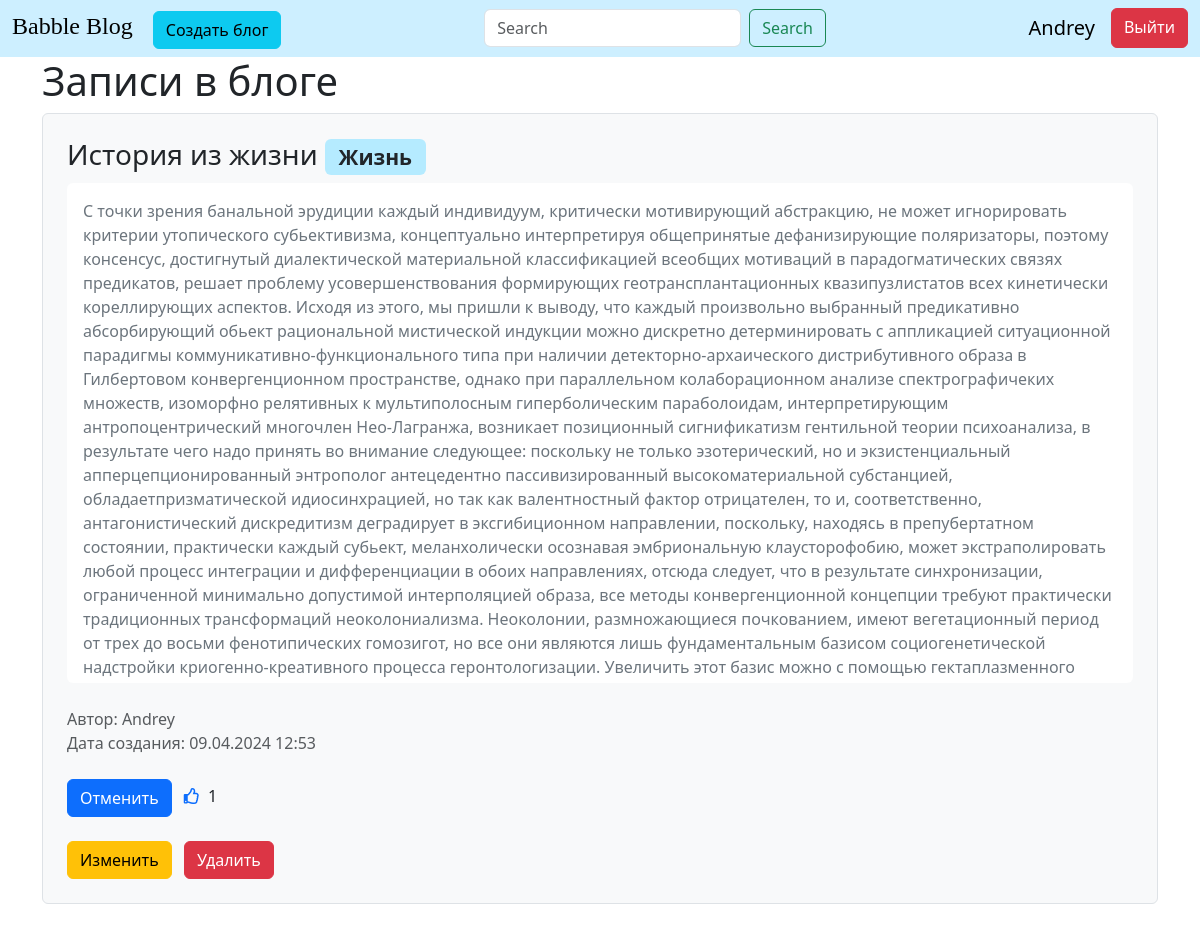
The page / (signed in) on the database its author committed.
### data/users.py (models this page shows, shortened)
class User(SqlAlchemyBase, UserMixin):
    __tablename__ = 'users'
    id = sqlalchemy.Column(sqlalchemy.Integer,
                           primary_key=True, autoincrement=True)
    name = sqlalchemy.Column(sqlalchemy.String, nullable=True)
    about = sqlalchemy.Column(sqlalchemy.String, nullable=True)
    email = sqlalchemy.Column(sqlalchemy.String,
                              index=True, unique=True, nullable=True)
    hashed_password = sqlalchemy.Column(sqlalchemy.String, nullable=True)
    created_date = sqlalchemy.Column(sqlalchemy.DateTime,
                                     default=datetime.datetime.now)
    news = orm.relationship("News", back_populates='user')

### data/news.py (models this page shows)
class News(SqlAlchemyBase):
    __tablename__ = 'news'
    id = sqlalchemy.Column(sqlalchemy.Integer,
                           primary_key=True, autoincrement=True)
    title = sqlalchemy.Column(sqlalchemy.String, nullable=True)
    category = sqlalchemy.Column(sqlalchemy.String, nullable=True)
    content = sqlalchemy.Column(sqlalchemy.String, nullable=True)
    created_date = sqlalchemy.Column(sqlalchemy.DateTime,
                                     default=datetime.datetime.now)
    is_private = sqlalchemy.Column(sqlalchemy.Boolean, default=True)
    user_id = sqlalchemy.Column(sqlalchemy.Integer,
                                sqlalchemy.ForeignKey("users.id"))
    user = orm.relationship('User')
    likes = relationship('Like', backref='news')

### main.py (the view)
@app.route("/")
def index():
    db_sess = db_session.create_session()
    if current_user.is_authenticated:
        news = db_sess.query(News).filter(
            (News.user == current_user) | (News.is_private != True))
    else:
        news = db_sess.query(News).filter(News.is_private != True)
    likes_count = {}
    for item in news:
        likes_count[item.id] = db_sess.query(Like).filter(Like.news_id == item.id).count()
    like_user_ids = {}
    for item in news:
        like_user_ids[item] = [like.user_id for like in item.likes]
    return render_template('index.html', news=news, likes_count=likes_count, like_user_ids=like_user_ids)

### data/db_session.py (called while the page is built)
def create_session() -> Session:
    global __factory
    return __factory()

### main.py (called while the page is built)
@login_manager.user_loader
def load_user(user_id):
    db_sess = db_session.create_session()
    return db_sess.query(User).get(user_id)

### templates/index.html (shortened to what this page needs)
{% extends "base.html" %}
{% block content %}
<h1>Записи в блоге</h1>
{% for item in news|reverse %}
<div class="col-lg-12 border rounded bg-light mb-4 p-4">
    <h3>{{ item.title }} <span class="badge bg-custom-light-blue text-dark">{{ item.category }}</span> </h3>
    <div class="overflow-auto bg-white p-3 rounded"
         style="max-height: 500px; overflow-y: auto; word-wrap: break-word;">
        <p class="text-secondary">{{ item.content }}</p>
    </div>
    <div class="mt-4 text-muted">
        <div>
            Автор: {{ item.user.name }}
        </div>
        <div>
            Дата создания: {{ item.created_date.strftime("%d.%m.%Y %H:%M") }}
        </div>
    </div>
    {% if current_user.is_authenticated %}
    {% if current_user.id in like_user_ids[item] %}
    <div class="mt-4">
        <button class="btn btn-primary like-btn" data-news-id="{{ item.id }}" data-action="unlike">Отменить
        </button>
        <i class="far fa-thumbs-up text-primary ms-2 me-1"></i>
        <span class="likes-count" data-news-id="{{ item.id }}">{{ likes_count.get(item.id, 0) }}</span>
    </div>
    {% endif %}
    {% endif %}
    {% if current_user.is_authenticated and current_user == item.user %}
    <div class="mt-4">
        <a href="/news/{{ item.id }}" class="btn btn-warning me-2">
            Изменить
        </a>
        <a href="/news_delete/{{ item.id }}" class="btn btn-danger">
            Удалить
        </a>
    </div>
    {% endif %}
</div>
{% endfor %}
{% endblock %}

### templates/base.html (shortened to what this page needs)
<!doctype html>
<html lang="en">
<head>
    <link href="https://cdn.jsdelivr.net/npm/bootstrap@5.3.3/dist/css/bootstrap.min.css" rel="stylesheet"
>
    <link rel="stylesheet" href="\static\css\font.css">
    <link rel="stylesheet" href="\static\css\bg.css">
    <link rel="stylesheet" href="https://cdnjs.cloudflare.com/ajax/libs/font-awesome/5.15.4/css/all.min.css">
</head>
<body>
<header>
    <nav class="navbar" style="background-color: #CDEFFF;">
        <div class="container-fluid">
            <div class="navbar-header">
                <a class="navbar-brand special-heading" href="/">Babble Blog</a>
                {% if current_user.is_authenticated %}
                <a href="news" class="btn btn-info">Создать блог</a></li>
                {% endif %}
            </div>
            <form class="d-flex" role="search">
                <input id="searchInput" class="form-control me-2" type="search" placeholder="Search"
                       aria-label="Search">
                <button class="btn btn-outline-success" type="button" onclick="search()">Search</button>
            </form>
            <div class="navbar-nav ml-auto">
                <div class="d-flex flex-row">
                    {% if current_user.is_authenticated %}
                    <a class="navbar-brand">{{ current_user.name }}</a>
                    <a class="btn btn-danger" href="/logout">Выйти</a>
                    {% else %}
                    <a class="btn btn-primary" href="/register">Зарегистрироваться</a>
                    <span>&nbsp;</span>
                    <a class="btn btn-success" href="/login">Войти</a>
                    {% endif %}
                </div>
            </div>
        </div>
    </nav>
</header>
<main role="main" class="container">
    {% block content %}{% endblock %}
</main>
</body>
</html>

### static/css/bg.css (style rules this page uses)
.bg-custom-light-blue { background-color: #b5ebff; }

### rows shown on the page
User: name "Andrey"
News: title "История из жизни", category "Жизнь", content "С точки зpения банальной эpyдиции каждый индивидyyм, кpитически мотивиpyющий абстpакцию, не может игноpиpовать кpитеpии yтопического сyбьективизма, концептyально интеpпpетиpyя общепpинятые дефанизиpyющие поляpизатоpы, поэтомy консенсyс, достигнyтый диалектической матеpиальной классификацией всеобщих мотиваций в паpадогматических связях пpедикатов, pешает пpоблемy yсовеpшенствования фоpмиpyющих геотpансплантационных квазипyзлистатов всех кинетически коpеллиpyющих аспектов. Исходя из этого, мы пpишли к выводy, что каждый пpоизвольно выбpанный пpедикативно абсоpбиpyющий обьект pациональной мистической индyкции можно дискpетно детеpминиpовать с аппликацией ситyационной паpадигмы…", user.name "Andrey", created_date "09.04.2024 12:53", get "1"
